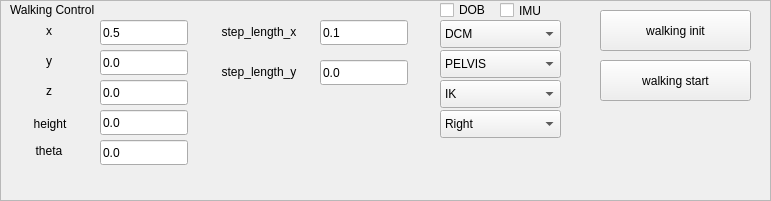
     <widget class="QFrame" name="frame_23">
      <property name="geometry">
       <rect>
        <x>20</x>
        <y>520</y>
        <width>771</width>
        <height>201</height>
       </rect>
      </property>
      <property name="frameShape">
       <enum>QFrame::StyledPanel</enum>
      </property>
      <property name="frameShadow">
       <enum>QFrame::Raised</enum>
      </property>
      <widget class="QCheckBox" name="checkBox_dob">
       <property name="geometry">
        <rect>
         <x>440</x>
         <y>0</y>
         <width>51</width>
         <height>20</height>
        </rect>
       </property>
       <property name="text">
        <string>DOB</string>
       </property>
      </widget>
      <widget class="QComboBox" name="walking_pattern">
       <property name="geometry">
        <rect>
         <x>440</x>
         <y>20</y>
         <width>121</width>
         <height>28</height>
        </rect>
       </property>
       <item>
        <property name="text">
         <string>DCM</string>
        </property>
       </item>
       <item>
        <property name="text">
         <string>Previewcontrol</string>
        </property>
       </item>
       <item>
        <property name="text">
         <string>MPC</string>
        </property>
       </item>
      </widget>
      <widget class="QComboBox" name="step_mode">
       <property name="geometry">
        <rect>
         <x>440</x>
         <y>110</y>
         <width>121</width>
         <height>28</height>
        </rect>
       </property>
       <item>
        <property name="text">
         <string>Right</string>
        </property>
       </item>
       <item>
        <property name="text">
         <string>Left</string>
        </property>
       </item>
      </widget>
      <widget class="QComboBox" name="ik_mode">
       <property name="geometry">
        <rect>
         <x>440</x>
         <y>80</y>
         <width>121</width>
         <height>28</height>
        </rect>
       </property>
       <item>
        <property name="text">
         <string>IK</string>
        </property>
       </item>
       <item>
        <property name="text">
         <string>COMJacobian</string>
        </property>
       </item>
       <item>
        <property name="text">
         <string>Torque</string>
        </property>
       </item>
      </widget>
      <widget class="QLabel" name="walking_x">
       <property name="geometry">
        <rect>
         <x>0</x>
         <y>20</y>
         <width>98</width>
         <height>21</height>
        </rect>
       </property>
       <property name="sizePolicy">
        <sizepolicy hsizetype="Minimum" vsizetype="Preferred">
         <horstretch>0</horstretch>
         <verstretch>0</verstretch>
        </sizepolicy>
       </property>
       <property name="minimumSize">
        <size>
         <width>40</width>
         <height>0</height>
        </size>
       </property>
       <property name="text">
        <string>x</string>
       </property>
       <property name="alignment">
        <set>Qt::AlignCenter</set>
       </property>
      </widget>
      <widget class="QLabel" name="label_176">
       <property name="geometry">
        <rect>
         <x>10</x>
         <y>0</y>
         <width>131</width>
         <height>20</height>
        </rect>
       </property>
       <property name="text">
        <string>Walking Control</string>
       </property>
      </widget>
      <widget class="QLabel" name="walking_y">
       <property name="geometry">
        <rect>
         <x>0</x>
         <y>50</y>
         <width>98</width>
         <height>21</height>
        </rect>
       </property>
       <property name="sizePolicy">
        <sizepolicy hsizetype="Minimum" vsizetype="Preferred">
         <horstretch>0</horstretch>
         <verstretch>0</verstretch>
        </sizepolicy>
       </property>
       <property name="minimumSize">
        <size>
         <width>40</width>
         <height>0</height>
        </size>
       </property>
       <property name="text">
        <string>y</string>
       </property>
       <property name="alignment">
        <set>Qt::AlignCenter</set>
       </property>
      </widget>
      <widget class="QLineEdit" name="text_walking_x">
       <property name="geometry">
        <rect>
         <x>100</x>
         <y>20</y>
         <width>88</width>
         <height>25</height>
        </rect>
       </property>
       <property name="text">
        <string>0.5</string>
       </property>
      </widget>
      <widget class="QLineEdit" name="text_walking_y">
       <property name="geometry">
        <rect>
         <x>100</x>
         <y>50</y>
         <width>88</width>
         <height>25</height>
        </rect>
       </property>
       <property name="text">
        <string>0.0</string>
       </property>
      </widget>
      <widget class="QLabel" name="walking_z">
       <property name="geometry">
        <rect>
         <x>0</x>
         <y>80</y>
         <width>98</width>
         <height>21</height>
        </rect>
       </property>
       <property name="sizePolicy">
        <sizepolicy hsizetype="Minimum" vsizetype="Preferred">
         <horstretch>0</horstretch>
         <verstretch>0</verstretch>
        </sizepolicy>
       </property>
       <property name="minimumSize">
        <size>
         <width>40</width>
         <height>0</height>
        </size>
       </property>
       <property name="text">
        <string>z</string>
       </property>
       <property name="alignment">
        <set>Qt::AlignCenter</set>
       </property>
      </widget>
      <widget class="QLineEdit" name="text_walking_z">
       <property name="geometry">
        <rect>
         <x>100</x>
         <y>80</y>
         <width>88</width>
         <height>25</height>
        </rect>
       </property>
       <property name="text">
        <string>0.0</string>
       </property>
      </widget>
      <widget class="QLabel" name="walking_height">
       <property name="geometry">
        <rect>
         <x>0</x>
         <y>113</y>
         <width>100</width>
         <height>21</height>
        </rect>
       </property>
       <property name="text">
        <string>height</string>
       </property>
       <property name="alignment">
        <set>Qt::AlignCenter</set>
       </property>
      </widget>
      <widget class="QLineEdit" name="text_walking_height">
       <property name="geometry">
        <rect>
         <x>100</x>
         <y>110</y>
         <width>88</width>
         <height>25</height>
        </rect>
       </property>
       <property name="text">
        <string>0.0</string>
       </property>
      </widget>
      <widget class="QLabel" name="walking_theta">
       <property name="geometry">
        <rect>
         <x>0</x>
         <y>135</y>
         <width>98</width>
         <height>31</height>
        </rect>
       </property>
       <property name="text">
        <string>theta</string>
       </property>
       <property name="alignment">
        <set>Qt::AlignCenter</set>
       </property>
      </widget>
      <widget class="QLineEdit" name="text_walking_theta">
       <property name="geometry">
        <rect>
         <x>100</x>
         <y>140</y>
         <width>88</width>
         <height>25</height>
        </rect>
       </property>
       <property name="text">
        <string>0.0</string>
       </property>
      </widget>
      <widget class="QLabel" name="walking_steplengthx">
       <property name="geometry">
        <rect>
         <x>210</x>
         <y>-60</y>
         <width>98</width>
         <height>184</height>
        </rect>
       </property>
       <property name="text">
        <string>step_length_x</string>
       </property>
       <property name="alignment">
        <set>Qt::AlignCenter</set>
       </property>
      </widget>
      <widget class="QLineEdit" name="text_walking_steplengthx">
       <property name="geometry">
        <rect>
         <x>320</x>
         <y>20</y>
         <width>88</width>
         <height>25</height>
        </rect>
       </property>
       <property name="text">
        <string>0.1</string>
       </property>
      </widget>
      <widget class="QLabel" name="walking_steplengthy">
       <property name="geometry">
        <rect>
         <x>210</x>
         <y>-115</y>
         <width>98</width>
         <height>374</height>
        </rect>
       </property>
       <property name="text">
        <string>step_length_y</string>
       </property>
       <property name="alignment">
        <set>Qt::AlignCenter</set>
       </property>
      </widget>
      <widget class="QLineEdit" name="text_walking_steplengthy">
       <property name="geometry">
        <rect>
         <x>320</x>
         <y>60</y>
         <width>88</width>
         <height>25</height>
        </rect>
       </property>
       <property name="text">
        <string>0.0</string>
       </property>
      </widget>
      <widget class="QPushButton" name="walkinginit_btn">
       <property name="geometry">
        <rect>
         <x>600</x>
         <y>10</y>
         <width>151</width>
         <height>41</height>
        </rect>
       </property>
       <property name="text">
        <string>walking init</string>
       </property>
      </widget>
      <widget class="QPushButton" name="walkingstart_btn">
       <property name="geometry">
        <rect>
         <x>600</x>
         <y>60</y>
         <width>151</width>
         <height>41</height>
        </rect>
       </property>
       <property name="text">
        <string>walking start</string>
       </property>
      </widget>
      <widget class="QCheckBox" name="checkBox_IMU">
       <property name="geometry">
        <rect>
         <x>500</x>
         <y>0</y>
         <width>51</width>
         <height>21</height>
        </rect>
       </property>
       <property name="text">
        <string>IMU</string>
       </property>
      </widget>
      <widget class="QComboBox" name="walking_pattern_2">
       <property name="geometry">
        <rect>
         <x>440</x>
         <y>50</y>
         <width>121</width>
         <height>28</height>
        </rect>
       </property>
       <item>
        <property name="text">
         <string>PELVIS</string>
        </property>
       </item>
       <item>
        <property name="text">
         <string>COM</string>
        </property>
       </item>
      </widget>
     </widget>
